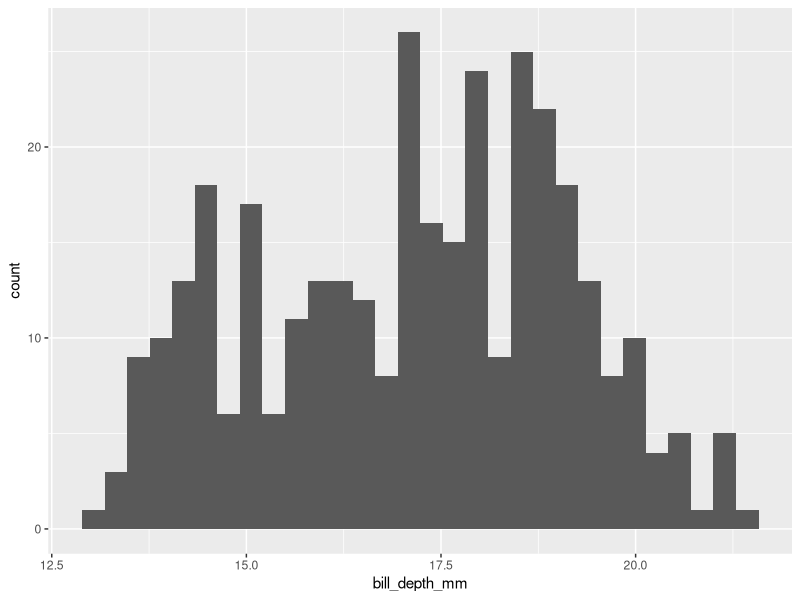
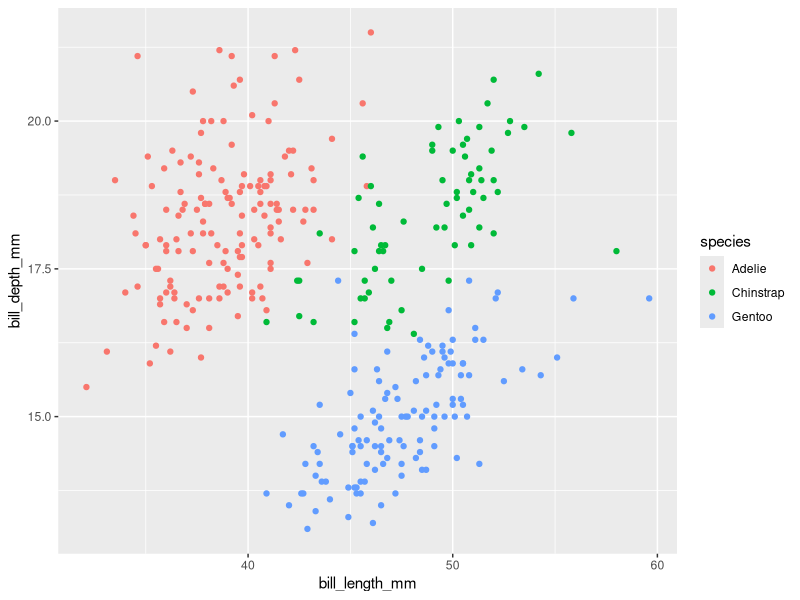

Recreate these plots in R, in order.
library(tidyverse)
library(palmerpenguins)
summary(penguins)

penguins %>% 
  ggplot(aes(x=bill_depth_mm))+
geom_histogram()

# hi there
penguins %>% 
  drop_na() %>% 
  ggplot(aes(bill_length_mm, bill_depth_mm,color=species))+
  geom_point()


